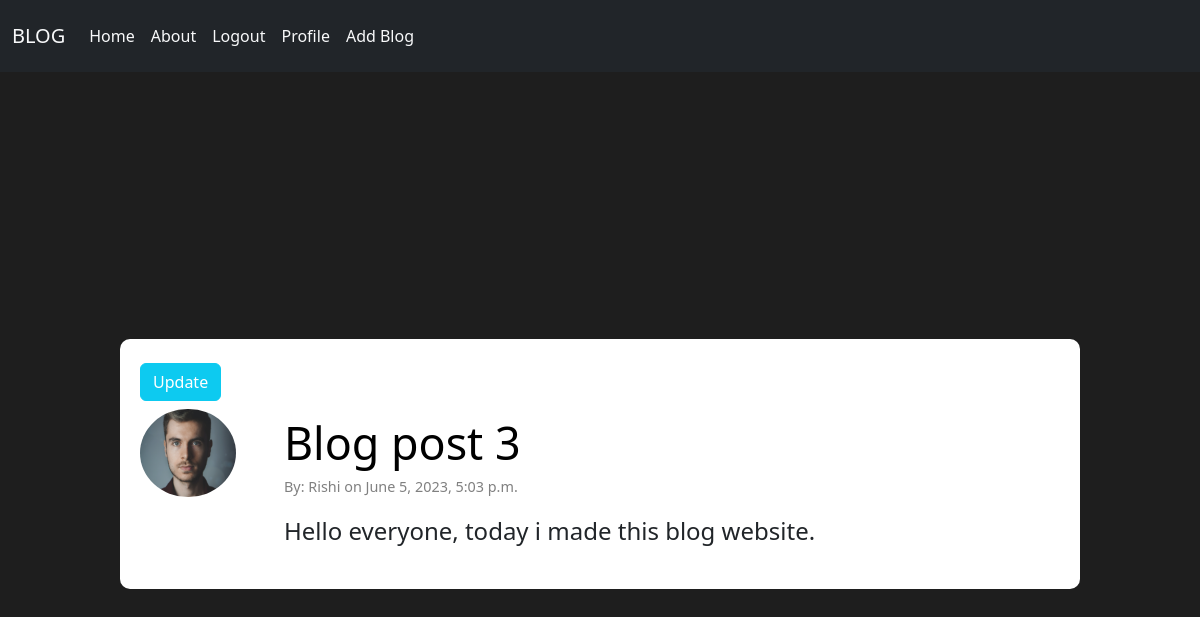
Screenshot of /post/3/2/ with the database file from the repository.
### users/models.py (models this page shows, shortened)
class Profile(models.Model):
    user = models.OneToOneField(User, on_delete=models.CASCADE)
    image = models.FileField(default='profile_pics/default.jpg', upload_to='profile_pics/')
    email = models.EmailField(max_length=200, null= True)
    facebook_link = models.CharField(max_length=200, null= True)
    github_link = models.CharField(max_length=200, null= True)

### app/models.py (models this page shows, shortened)
class Post(models.Model):
    title = models.CharField(max_length=200)
    content = models.TextField()
    date_posted = models.DateTimeField(default=timezone.now)
    author = models.ForeignKey(User, on_delete=models.CASCADE)

### app/views.py (the view)
# urls.py: path("post/<int:logged_user>/<int:post_id>/", views.post_detail, name="post_detail"),
def post_detail(request,logged_user,  post_id):
    post = Post.objects.get(pk = post_id)
    curr_user = post.author
    logged_user_id = logged_user
    print(logged_user_id)
    print(curr_user.id)
    return render(request, 'post_detail.html', {'user': curr_user, 'post':post,'logged_user_id': logged_user_id} )

### templates/post_detail.html (shortened to what this page needs)
{% extends 'base.html' %}
{% load static %}
{% block content %}
        <div class="mypersonalcard">
                <br>
                {% if logged_user_id == user.id %}
                    <button class="btn btn-info mb-2 text-light mybtnclass" ><a href="{% url 'update_blog' post_id=post.id %}">Update</a></button>
                {% endif %}
                <div class="details-div" >
                    <img class="post-img" src=" {{user.profile.image.url}}" alt="">
                    <div>
                        <a href="#">{{post.title}}</a>
                        <p >By: {{user}} on {{post.date_posted}} </p>
                    </div>
                </div>
                <p class="content" > {{post.content}} </p>
                <br>
        </div>
{% endblock content %}

### static/base.css (style rules this page uses)
button a { color: white; text-decoration: none; }

### static/home.css (style rules this page uses)
.details-div { display: flex; }

### static/profile.css (style rules this page uses)
button a { color: white; text-decoration: none; }

### static/post_detail.css (style rules this page uses)
.mypersonalcard { position: relative; width: 80%; background-color: white; padding: 0px 20px; margin-bottom: 1rem; border-radius: 10px; cursor: pointer; }
.mypersonalcard button a { text-decoration: none; }
.mypersonalcard div a { font-size: 2.8rem; color: black; text-decoration: none; }
.mypersonalcard div p { font-size: 0.9rem; color: grey; }
.mypersonalcard .content { font-size: 1.5rem; margin-left: 9rem; }
.mypersonalcard img { border-radius: 50%; width: 6rem; margin-right: 3rem; margin-bottom: 1rem; }

### rows the page displays
Post: title "Blog post 3", date_posted "June 5, 2023, 5:03 p.m.", content "Hello everyone, today i made this blog website."

### other values shown
{{ user }} "Rishi"
